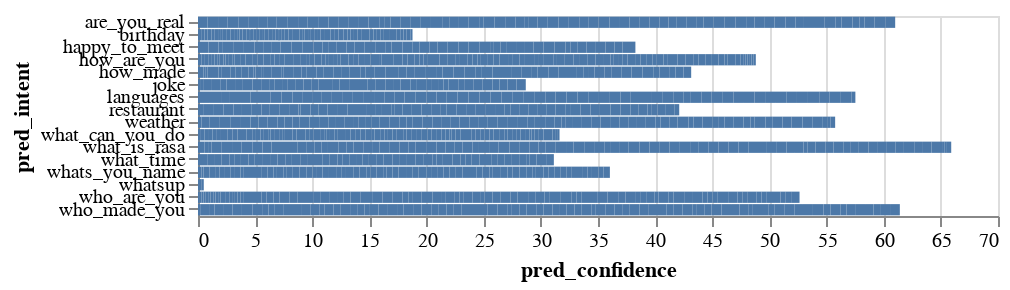

This figure's notebook cell:
### Code cell
df_intents

bars = alt.Chart(df_intents).mark_bar().encode(
    x='pred_confidence:Q',
    y="pred_intent:O"
)

(bars).properties(height=100)

### Figure 1 — Vega-Lite specification as saved in the notebook (floating-point values rounded to 4 significant figures; data arrays with more than 128 entries replaced by an {"elided": "..."} marker saying what was removed)
{"config": {"view": {"continuousWidth": 400, "continuousHeight": 300}}, "data": {"name": "data-49b0189eef1cee7419ee3a85e82c61b2"}, "mark": "bar", "encoding": {"x": {"type": "quantitative", "field": "pred_confidence"}, "y": {"type": "ordinal", "field": "pred_intent"}}, "height": 100, "$schema": "https://vega.github.io/schema/vega-lite/v4.8.1.json", "datasets": {"data-49b0189eef1cee7419ee3a85e82c61b2": {"elided": "1074 records"}}}
